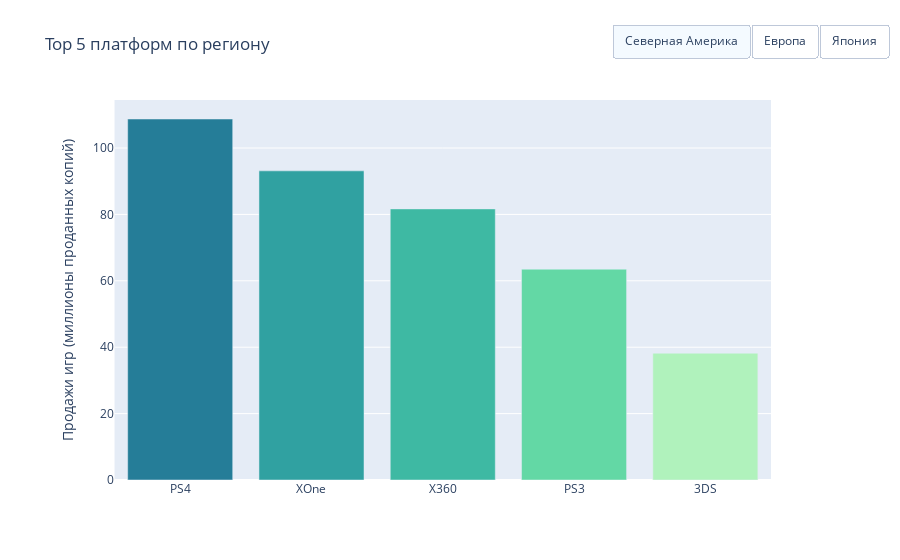

The code cell stored with this chart in its notebook:
### Code cell
fig = go.Figure()
fig.add_trace(
    go.Bar(
        y=NA["na_sales"],
        x=NA_platforms,
        name="North America",
        marker={"color": NA["na_sales"], "colorscale": "tealgrn"},
    )
)
fig.add_trace(
    go.Bar(
        y=EU["eu_sales"],
        x=EU_platforms,
        name="Europe",
        marker={"color": EU["eu_sales"], "colorscale": "tealgrn"},
        visible=False,
    )
)
fig.add_trace(
    go.Bar(
        y=JP["jp_sales"],
        x=JP_platforms,
        name="Japan",
        marker={"color": JP["jp_sales"], "colorscale": "tealgrn"},
        visible=False,
    )
)

buttons = []
regions = ["Северная Америка", "Европа", "Япония"]

for i, region in enumerate(regions):
    buttons.append(
        dict(
            label=region,
            method="update",
            args=[
                {"visible": [False] * i + [True] + [False] * (3 - i + 1)},
                {"title": f"Top 5 платформ по продажам игр. {region}"},
            ],
        )
    )

fig.update_layout(
    yaxis_title="Продажи игр (миллионы проданных копий)",
    updatemenus=[
        dict(
            type="buttons",
            direction="right",
            active=0,
            x=1.17,
            y=1.2,
            buttons=buttons,
        )
    ],
)

fig.update_layout(title_text="Top 5 платформ по региону", xaxis_domain=[0.05, 1.0])
fig.show()

### Figure 1 — Plotly figure (JSON) as saved in the notebook; plotly's stock layout.template omitted (floating-point values rounded to 4 significant figures)
{"data": [{"marker": {"color": [108.7, 93.12, 81.66, 63.5, 38.2], "colorscale": [[0, "rgb(176, 242, 188)"], [0.1667, "rgb(137, 232, 172)"], [0.3333, "rgb(103, 219, 165)"], [0.5, "rgb(76, 200, 163)"], [0.6667, "rgb(56, 178, 163)"], [0.8333, "rgb(44, 152, 160)"], [1, "rgb(37, 125, 152)"]]}, "name": "North America", "type": "bar", "x": ["PS4", "XOne", "X360", "PS3", "3DS"], "y": [108.7, 93.12, 81.66, 63.5, 38.2]}, {"marker": {"color": [141.1, 67.81, 51.59, 42.52, 30.96], "colorscale": [[0, "rgb(176, 242, 188)"], [0.1667, "rgb(137, 232, 172)"], [0.3333, "rgb(103, 219, 165)"], [0.5, "rgb(76, 200, 163)"], [0.6667, "rgb(56, 178, 163)"], [0.8333, "rgb(44, 152, 160)"], [1, "rgb(37, 125, 152)"]]}, "name": "Europe", "type": "bar", "visible": false, "x": ["PS4", "PS3", "XOne", "X360", "3DS"], "y": [141.1, 67.81, 51.59, 42.52, 30.96]}, {"marker": {"color": [67.81, 23.35, 18.59, 15.96, 10.88], "colorscale": [[0, "rgb(176, 242, 188)"], [0.1667, "rgb(137, 232, 172)"], [0.3333, "rgb(103, 219, 165)"], [0.5, "rgb(76, 200, 163)"], [0.6667, "rgb(56, 178, 163)"], [0.8333, "rgb(44, 152, 160)"], [1, "rgb(37, 125, 152)"]]}, "name": "Japan", "type": "bar", "visible": false, "x": ["3DS", "PS3", "PSV", "PS4", "WiiU"], "y": [67.81, 23.35, 18.59, 15.96, 10.88]}], "layout": {"autosize": true, "title": {"text": "Top 5 платформ по региону"}, "updatemenus": [{"active": 0, "buttons": [{"args": [{"visible": [true, false, false, false, false]}, {"title": "Top 5 платформ по продажам игр. Северная Америка"}], "label": "Северная Америка", "method": "update"}, {"args": [{"visible": [false, true, false, false, false]}, {"title": "Top 5 платформ по продажам игр. Европа"}], "label": "Европа", "method": "update"}, {"args": [{"visible": [false, false, true, false, false]}, {"title": "Top 5 платформ по продажам игр. Япония"}], "label": "Япония", "method": "update"}], "direction": "right", "type": "buttons", "x": 1.17, "y": 1.2}], "xaxis": {"autorange": true, "domain": [0.05, 1], "range": [-0.5, 4.5], "type": "category"}, "yaxis": {"autorange": true, "range": [0, 114.5], "title": {"text": "Продажи игр (миллионы проданных копий)"}, "type": "linear"}}}
